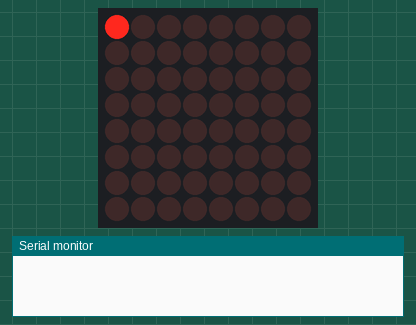
A sketch run on a simulated Arduino Uno, built with avr-gcc and run on an emulated ATmega328P. Parts: 8×8 LED matrix, the last lines printed to the serial monitor.

Above: at 0.1 s.
At 1.1 s:
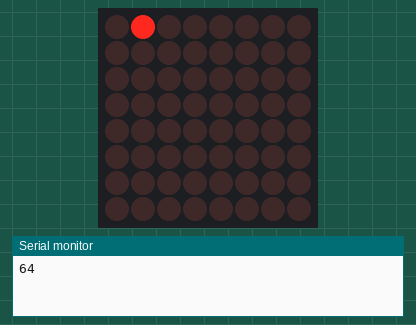
At 2.1 s:
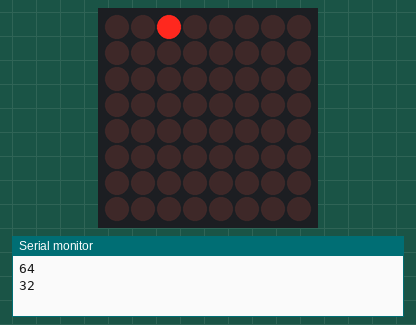
At 3.1 s:
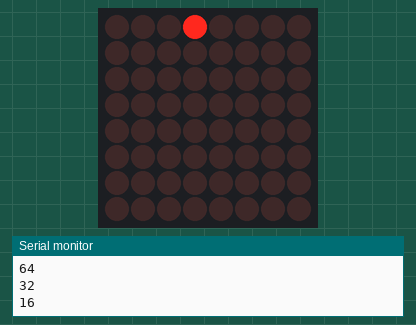
At 5.1 s:
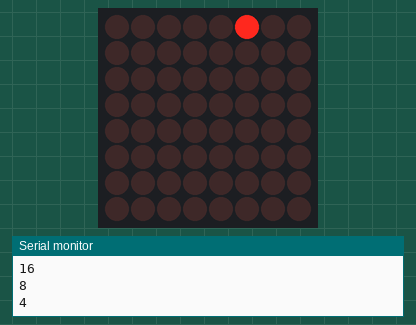
At 7.1 s:
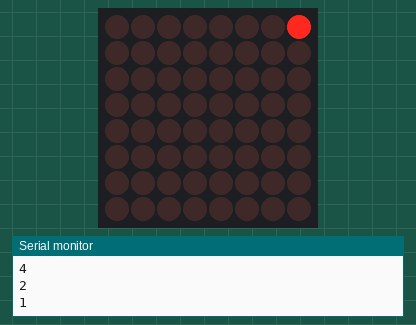

The sketch:

clock.ino
```cpp
#include "LedControl.h"


LedControl lc = LedControl(2,4,3,1); // Data pin, Clock pin, CS pin, Number of devices

/* we always wait a bit between updates of the display */
unsigned long delaytime=1000;

void setup() {
   pinMode(2, OUTPUT); // Data pin
   pinMode(3, OUTPUT); // Clock pin
   pinMode(4, OUTPUT); // CS pin
  /*
   The MAX72XX is in power-saving mode on startup,
   we have to do a wakeup call
   */
  lc.shutdown(0,false);
  /* Set the brightness to a medium values */
  lc.setIntensity(0,2);
  /* and clear the display */
  lc.clearDisplay(0);
  Serial.begin(9600);
}

void printNumber(int v) {
    int ones;
    int tens;
    int hundreds;
    boolean negative;

    if(v < -999 || v > 999)
       return;
    if(v<0) {
        negative=true;
        v=v*-1;
    }
    ones=v%10;
    v=v/10;
    tens=v%10;
    v=v/10;
    hundreds=v;
    if(negative) {
       //print character '-' in the leftmost column
       lc.setChar(0,3,'-',false);
    }
    else {
       //print a blank in the sign column
       lc.setChar(0,3,' ',false);
    }
    //Now print the number digit by digit
    lc.setDigit(0,2,(byte)hundreds,false);
    lc.setDigit(0,1,(byte)tens,false);
    lc.setDigit(0,0,(byte)ones,false);
}

void loop() {
   int RowBits = B10000000;
   for(int i=0; i<8; i++) {
      lc.setRow(0,0,RowBits);
      RowBits = RowBits >> 1;
      delay(delaytime);
      Serial.println(RowBits);
      lc.clearDisplay(0);
   }

}
```

Measured:
- by itself, everything shown: repeats every 8.0 s, in 9 steps
- what the display in image 1 shows lasts 1.0 s, from 1.0 s to 2.0 s
